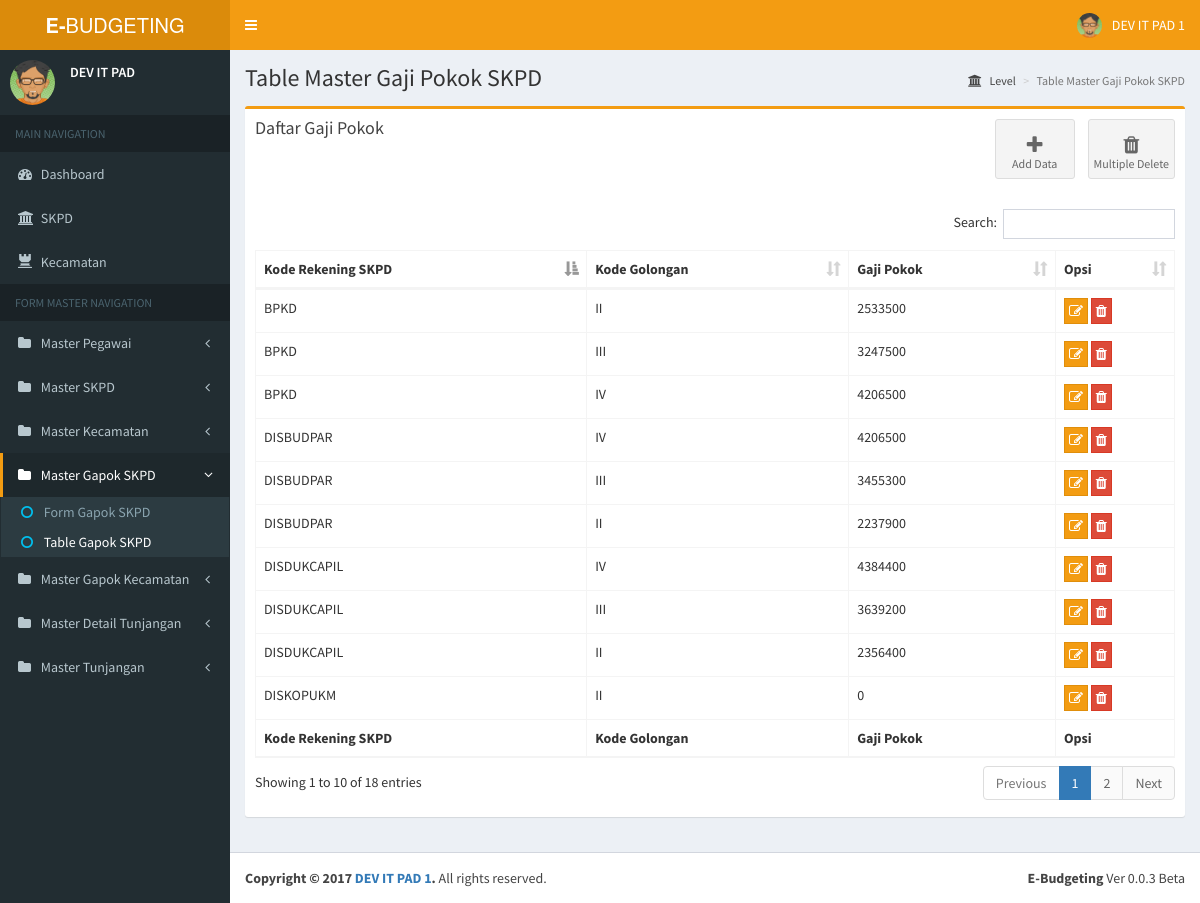
The app's page /home.php?page=table_master_gapok_skpd with its own data.
### tables this page shows
CREATE TABLE `dtl_gapok_skpd` (
  `id_dtl` int(10) NOT NULL AUTO_INCREMENT,
  `kd_rek_skpd` varchar(50) DEFAULT NULL,
  `kd_golongan` varchar(20) DEFAULT NULL,
  `gapok` int(11) DEFAULT NULL,
  PRIMARY KEY (`id_dtl`),
  KEY `kd_rek_skpd` (`kd_rek_skpd`),
  KEY `kd_golongan` (`kd_golongan`),
  CONSTRAINT `dtl_gapok_skpd_ibfk_1` FOREIGN KEY (`kd_rek_skpd`) REFERENCES `skpd` (`kd_rek_skpd`) ON DELETE CASCADE ON UPDATE CASCADE,
  CONSTRAINT `dtl_gapok_skpd_ibfk_2` FOREIGN KEY (`kd_golongan`) REFERENCES `golongan` (`kd_golongan`) ON DELETE CASCADE ON UPDATE CASCADE
);

### page/form_master/master_gapok_skpd/table_gapok_skpd.php (the view, shortened to what this page needs)
<section class="content-header">
  <h1>
    Table Master Gaji Pokok SKPD
  </h1>
  <ol class="breadcrumb">
    <li><a href="#"><i class="fa fa-institution"></i> Level</a></li>
    <li class="active">Table Master Gaji Pokok SKPD</li>
  </ol>
</section>
<section class="content container-fluid">
	      <div class="row">
	        <div class="col-xs-12">
	          <div class="box box-warning">
	            <div class="box-header">
	            	<div class="row">
	            		<div class="col-sm-6">
	            			<h3 class="box-title">Daftar Gaji Pokok </h3>
	            		</div>
	            		<div class="col-sm-6">
	            		<div class=" pull-right">
	            			<a class="btn btn-app" href="?page=form_master_gapok_skpd">
								<i class="fa fa-plus"></i> Add Data
						    </a>
						    <a class="btn btn-app" data-toggle='modal' data-target='#modal-delete-multiple' style="cursor: pointer;">
								<i class="fa fa-trash"></i> Multiple Delete
						    </a>
						</div>
	            		</div>
	            	</div>
	            </div>
	            <div class="box-body">
	              <table id="bpkd-table" class="table table-bordered table-hover">
	                <thead>
	                <tr>
	                  <th>Kode Rekening SKPD</th>
	                  <th>Kode Golongan</th>
	                  <th>Gaji Pokok</th>
	                  <th width="80px">Opsi</th>
	                </tr>
	                </thead>
	                <tbody>
	            	<?php
						$result = mysqli_query($con,"SELECT * FROM dtl_gapok_skpd");
						while($row = mysqli_fetch_array($result))
						{
					?>
					<tr class='default'>
						<td><?php echo $row[1]; ?></td>
						<td><?php echo $row[2]; ?></td>
						<td><?php echo $row[3]; ?></td>
						<td>
		                  	<button type='button' data-toggle='modal' data-target='#modal-edit' class='btn btn-warning btn-flat' style='padding:0;padding:2px 4px;'><i class='fa fa-edit'></i></button>
		                  	<button type='button' data-toggle='modal' data-target='#modal-delete' class='btn btn-danger  btn-flat' style='padding:0;padding:2px 4px;'><i class='fa fa-trash'></i></button>
		                </td>
					</tr>
					<?php
						}
					?>
	                </tbody>
	                <tfoot>
	                <tr>
	                  <th>Kode Rekening SKPD</th>
	                  <th>Kode Golongan</th>
	                  <th>Gaji Pokok</th>
	                  <th width="80px">Opsi</th>
	                </tr>
	                </tfoot>
	              </table>
	            </div>
	          </div>
	        </div>
	    </div>
</section>

### records on screen
dtl_gapok_skpd: kd_rek_skpd "BPKD", kd_golongan "II", gapok "2533500"
dtl_gapok_skpd: kd_rek_skpd "BPKD", kd_golongan "III", gapok "3247500"
dtl_gapok_skpd: kd_rek_skpd "BPKD", kd_golongan "IV", gapok "4206500"
dtl_gapok_skpd: kd_rek_skpd "DISKOPUKM", kd_golongan "II", gapok "0"
dtl_gapok_skpd: kd_rek_skpd "DISDUKCAPIL", kd_golongan "IV", gapok "4384400"
dtl_gapok_skpd: kd_rek_skpd "DISDUKCAPIL", kd_golongan "III", gapok "3639200"
dtl_gapok_skpd: kd_rek_skpd "DISDUKCAPIL", kd_golongan "II", gapok "2356400"
dtl_gapok_skpd: kd_rek_skpd "DISBUDPAR", kd_golongan "IV", gapok "4206500"
dtl_gapok_skpd: kd_rek_skpd "DISBUDPAR", kd_golongan "III", gapok "3455300"
dtl_gapok_skpd: kd_rek_skpd "DISBUDPAR", kd_golongan "II", gapok "2237900"
